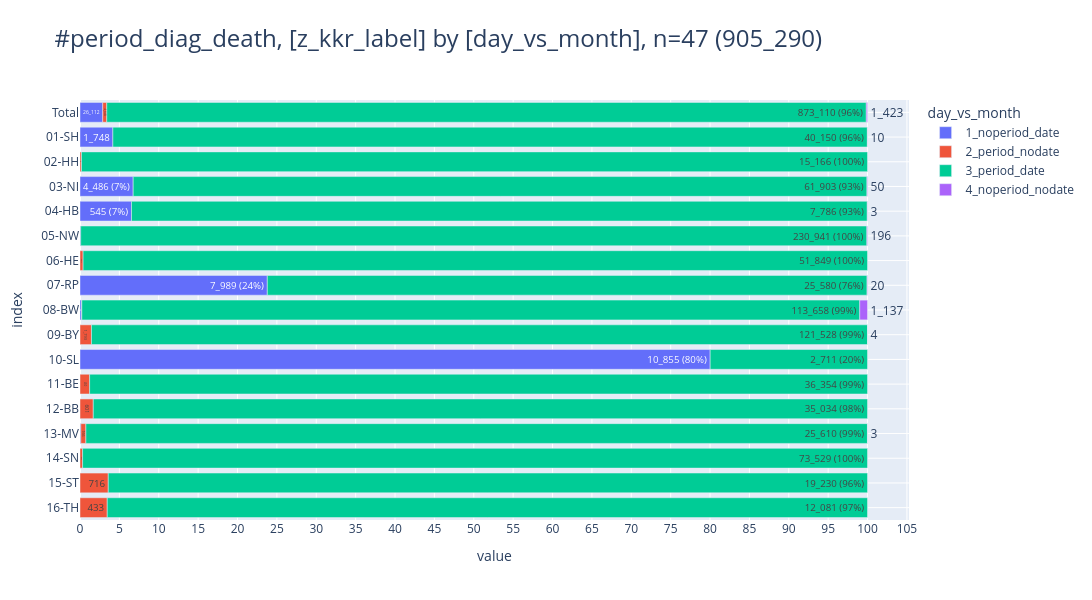

The notebook cell this image was saved under:
### Markdown cell above
### <a id='toc1_2_1_'></a>[Tagesabstand vs Datumsangaben](#toc0_)
- **Werte für Variablen zur Verteilung**
  - `1_noperiod_date` - kein Tagesabstand, aber Datumsangaben
  - `2_period_nodate` - Tagesabstand, aber keine Datumsangaben
  - `3_period_date` - Tagesabstand und Datumsangaben
  - `4_noperiod_nodate` - kein Tagesabstand, keine Datumsangaben

### Code cell
_=pls.plot_stacked_bars(db_diag_death.to_df().iloc[:,0:2], orientation='h', relative=True, height=600, show_total=True, caption="period_diag_death", show_pct_bar=True, width=1500)

### Figure 1 — Plotly figure (JSON) as saved in the notebook; plotly's stock layout.template omitted (floating-point values rounded to 4 significant figures)
{"data": [{"hovertemplate": "col=1_noperiod_date<br>value=%{x}<br>index=%{y}<br>cnt_pct_bar_str=%{text}<extra></extra>", "legendgroup": "1_noperiod_date", "marker": {"color": "#636EFA", "pattern": {"shape": ""}}, "name": "1_noperiod_date", "orientation": "h", "showlegend": true, "text": ["26_112", "1_748", "4_486 (7%)", "545 (7%)", "204", "7_989 (24%)", "257", "1", "10_855 (80%)", "27"], "textposition": "auto", "type": "bar", "x": [26112, 1748, 4486, 545, 204, 7989, 257, 1, 10855, 27], "xaxis": "x", "y": [" Total", "01-SH", "03-NI", "04-HB", "05-NW", "07-RP", "08-BW", "09-BY", "10-SL", "13-MV"], "yaxis": "y"}, {"hovertemplate": "col=2_period_nodate<br>value=%{x}<br>index=%{y}<br>cnt_pct_bar_str=%{text}<extra></extra>", "legendgroup": "2_period_nodate", "marker": {"color": "#EF553B", "pattern": {"shape": ""}}, "name": "2_period_nodate", "orientation": "h", "showlegend": true, "text": ["4_645", "29", "204", "11", "1_793", "450", "601", "166", "242", "716", "433"], "textposition": "auto", "type": "bar", "x": [4645, 29, 204, 11, 1793, 450, 601, 166, 242, 716, 433], "xaxis": "x", "y": [" Total", "02-HH", "06-HE", "08-BW", "09-BY", "11-BE", "12-BB", "13-MV", "14-SN", "15-ST", "16-TH"], "yaxis": "y"}, {"hovertemplate": "col=3_period_date<br>value=%{x}<br>index=%{y}<br>cnt_pct_bar_str=%{text}<extra></extra>", "legendgroup": "3_period_date", "marker": {"color": "#00CC96", "pattern": {"shape": ""}}, "name": "3_period_date", "orientation": "h", "showlegend": true, "text": ["873_110 (96%)", "40_150 (96%)", "15_166 (100%)", "61_903 (93%)", "7_786 (93%)", "230_941 (100%)", "51_849 (100%)", "25_580 (76%)", "113_658 (99%)", "121_528 (99%)", "2_711 (20%)", "36_354 (99%)", "35_034 (98%)", "25_610 (99%)", "73_529 (100%)", "19_230 (96%)", "12_081 (97%)"], "textposition": "auto", "type": "bar", "x": [873110, 40150, 15166, 61903, 7786, 230941, 51849, 25580, 113658, 121528, 2711, 36354, 35034, 25610, 73529, 19230, 12081], "xaxis": "x", "y": [" Total", "01-SH", "02-HH", "03-NI", "04-HB", "05-NW", "06-HE", "07-RP", "08-BW", "09-BY", "10-SL", "11-BE", "12-BB", "13-MV", "14-SN", "15-ST", "16-TH"], "yaxis": "y"}, {"hovertemplate": "col=4_noperiod_nodate<br>value=%{x}<br>index=%{y}<br>cnt_pct_bar_str=%{text}<extra></extra>", "legendgroup": "4_noperiod_nodate", "marker": {"color": "#AB63FA", "pattern": {"shape": ""}}, "name": "4_noperiod_nodate", "orientation": "h", "showlegend": true, "text": ["1_423", "10", "50", "3", "196", "20", "1_137", "4", "3"], "textposition": "auto", "type": "bar", "x": [1423, 10, 50, 3, 196, 20, 1137, 4, 3], "xaxis": "x", "y": [" Total", "01-SH", "03-NI", "04-HB", "05-NW", "07-RP", "08-BW", "09-BY", "13-MV"], "yaxis": "y"}], "layout": {"barmode": "relative", "barnorm": "percent", "height": 600, "legend": {"title": {"text": "day_vs_month"}, "tracegroupgap": 0, "traceorder": "normal"}, "title": {"font": {"size": 24}, "text": "#period_diag_death, [z_kkr_label] by [day_vs_month], n=47 (905_290)", "xanchor": "left", "y": 0.95, "yanchor": "top"}, "width": 1500, "xaxis": {"anchor": "y", "domain": [0, 1], "dtick": 5, "gridwidth": 1, "showgrid": true, "title": {"text": "value"}}, "yaxis": {"anchor": "x", "categoryarray": ["16-TH", "15-ST", "14-SN", "13-MV", "12-BB", "11-BE", "10-SL", "09-BY", "08-BW", "07-RP", "06-HE", "05-NW", "04-HB", "03-NI", "02-HH", "01-SH", " Total"], "categoryorder": "array", "domain": [0, 1], "gridwidth": 1, "showgrid": true, "title": {"text": "index"}}}}
